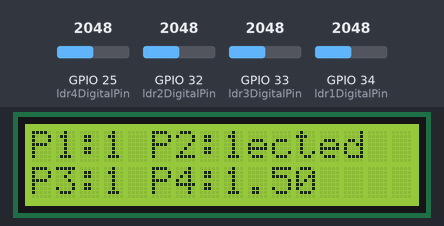
Recording of a sketch running on a simulated ESP32. On the bench: 16×2 character LCD. The test bench sets the inputs (shaded band); at power-on: GPIO 25 (ldr4DigitalPin) = 2048, GPIO 32 (ldr2DigitalPin) = 2048, GPIO 33 (ldr3DigitalPin) = 2048, GPIO 34 (ldr1DigitalPin) = 2048. WiFi joins after 1.5 s; servers stay silent unless stated; what the sketch prints to the serial monitor is not drawn.

Above: at 2.8 s.
2.9 s: GPIO 25 (ldr4DigitalPin) set to 472
At 4.2 s:
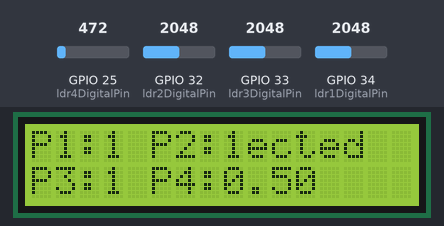
5.1 s: GPIO 32 (ldr2DigitalPin) set to 472
At 6.9 s:
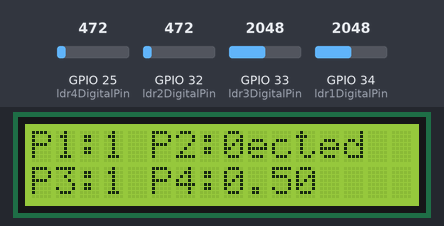
7.2 s: GPIO 33 (ldr3DigitalPin) set to 472
At 8.8 s:
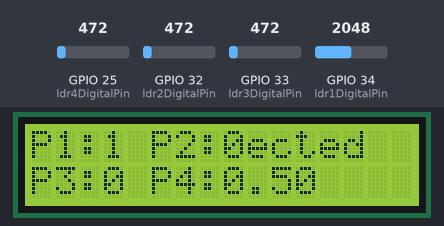
9.2 s: GPIO 34 (ldr1DigitalPin) set to 472
At 10.5 s:
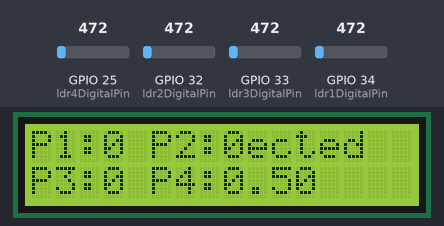
11.2 s: GPIO 25 (ldr4DigitalPin) set to 552
At 12.2 s:
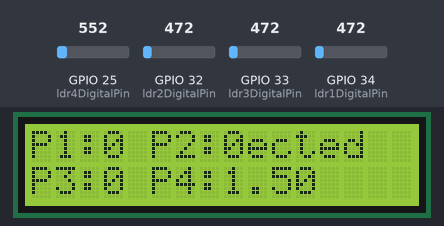
13.3 s: GPIO 32 (ldr2DigitalPin) set to 552
At 15.1 s:
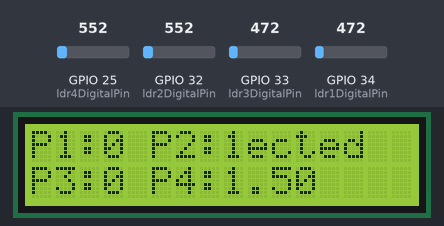
Timing chart, 0 to 16.3 s (numbered marks = the images above; inputs shaded):
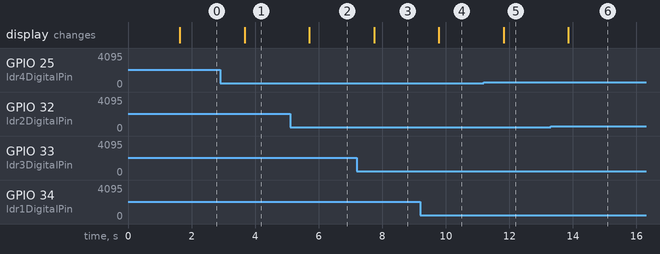

Measured:
- after the input at 2.9 s, the display: changes after 0.77 s (image 1)
- after the input at 5.1 s, the display: changes after 0.61 s (image 2)
- after the input at 7.2 s, the display: changes after 0.54 s (image 3)
- after the input at 9.2 s, the display: changes after 0.58 s (image 4)
- after the input at 11.2 s, the display: changes after 0.62 s (image 5)
- after the input at 13.3 s, the display: changes after 0.56 s (image 6)

The sketch:

sketch.ino
```cpp
#include <WiFi.h>
#include <WebServer.h>
#include <Wire.h>
#include <LiquidCrystal_I2C.h>

// WiFi credentials
const char* ssid = "Pranjal_DHFiberNet"; // Your hotspot SSID
const char* password = "DHFibernet@0331824"; // Password for the network

// LCD setup
LiquidCrystal_I2C lcd(0x27, 16, 2); // I2C address, 16 columns, 2 rows

// LDR analog pins
const int ldr1DigitalPin = 34;
const int ldr2DigitalPin = 32;
const int ldr3DigitalPin = 33;
const int ldr4DigitalPin = 25;

// Threshold for determining HIGH/LOW
const int threshold = 512;

// Web server on port 80
WebServer server(80);

void setup() {
  Serial.begin(115200);

  // Start I2C for LCD
  Wire.begin(21, 22); // SDA, SCL
  lcd.init();
  lcd.backlight();

  // Setup LDR pins
  pinMode(ldr1DigitalPin, INPUT);
  pinMode(ldr2DigitalPin, INPUT);
  pinMode(ldr3DigitalPin, INPUT);
  pinMode(ldr4DigitalPin, INPUT);

  // Display connecting message on LCD
  lcd.setCursor(0, 0);
  lcd.print("Connecting to WiFi");

  // Connect to WiFi
  WiFi.begin(ssid, password);
  Serial.print("Connecting to WiFi");
  while (WiFi.status() != WL_CONNECTED) {
    delay(500);
    Serial.print(".");
  }

  // WiFi connected
  Serial.println("\nWiFi connected! IP address: ");
  Serial.println(WiFi.localIP());

  // Clear the LCD and display the IP address
  lcd.clear();
  lcd.setCursor(0, 0);
  lcd.print("WiFi Connected");
  lcd.setCursor(0, 1);
  lcd.print(WiFi.localIP().toString()); // Display IP address

  // Define endpoint
  server.on("/status", HTTP_GET, []() {
    int ldr1 = analogRead(ldr1DigitalPin) > threshold ? HIGH : LOW;
    int ldr2 = analogRead(ldr2DigitalPin) > threshold ? HIGH : LOW;
    int ldr3 = analogRead(ldr3DigitalPin) > threshold ? HIGH : LOW;
    int ldr4 = analogRead(ldr4DigitalPin) > threshold ? HIGH : LOW;

    String data = String(ldr1 == HIGH ? 1 : 0) + "," +
                  String(ldr2 == HIGH ? 1 : 0) + "," +
                  String(ldr3 == HIGH ? 1 : 0) + "," +
                  String(ldr4 == HIGH ? 1 : 0);

    server.send(200, "text/plain", data);
  });

  server.begin();
}

void loop() {
  server.handleClient();

  // Read LDR values
  int ldr1Value = analogRead(ldr1DigitalPin);
  int ldr2Value = analogRead(ldr2DigitalPin);
  int ldr3Value = analogRead(ldr3DigitalPin);
  int ldr4Value = analogRead(ldr4DigitalPin);

  // Convert to digital state
  int ldr1State = (ldr1Value > threshold) ? HIGH : LOW;
  int ldr2State = (ldr2Value > threshold) ? HIGH : LOW;
  int ldr3State = (ldr3Value > threshold) ? HIGH : LOW;
  int ldr4State = (ldr4Value > threshold) ? HIGH : LOW;

  // Display LDR states on LCD
  lcd.setCursor(0, 0);
  lcd.print("P1:");
  lcd.print(ldr1State == HIGH ? "1" : "0");
  lcd.print(" P2:");
  lcd.print(ldr2State == HIGH ? "1" : "0");

  lcd.setCursor(0, 1);
  lcd.print("P3:");
  lcd.print(ldr3State == HIGH ? "1" : "0");
  lcd.print(" P4:");
  lcd.print(ldr4State == HIGH ? "1" : "0");

  // Print LDR states to Serial Monitor
  Serial.print("LDR States: P1=");
  Serial.print(ldr1State == HIGH ? "1" : "0");
  Serial.print(", P2=");
  Serial.print(ldr2State == HIGH ? "1" : "0");
  Serial.print(", P3=");
  Serial.print(ldr3State == HIGH ? "1" : "0");
  Serial.print(", P4=");
  Serial.println(ldr4State == HIGH ? "1" : "0");

  delay(1000);
}
```
